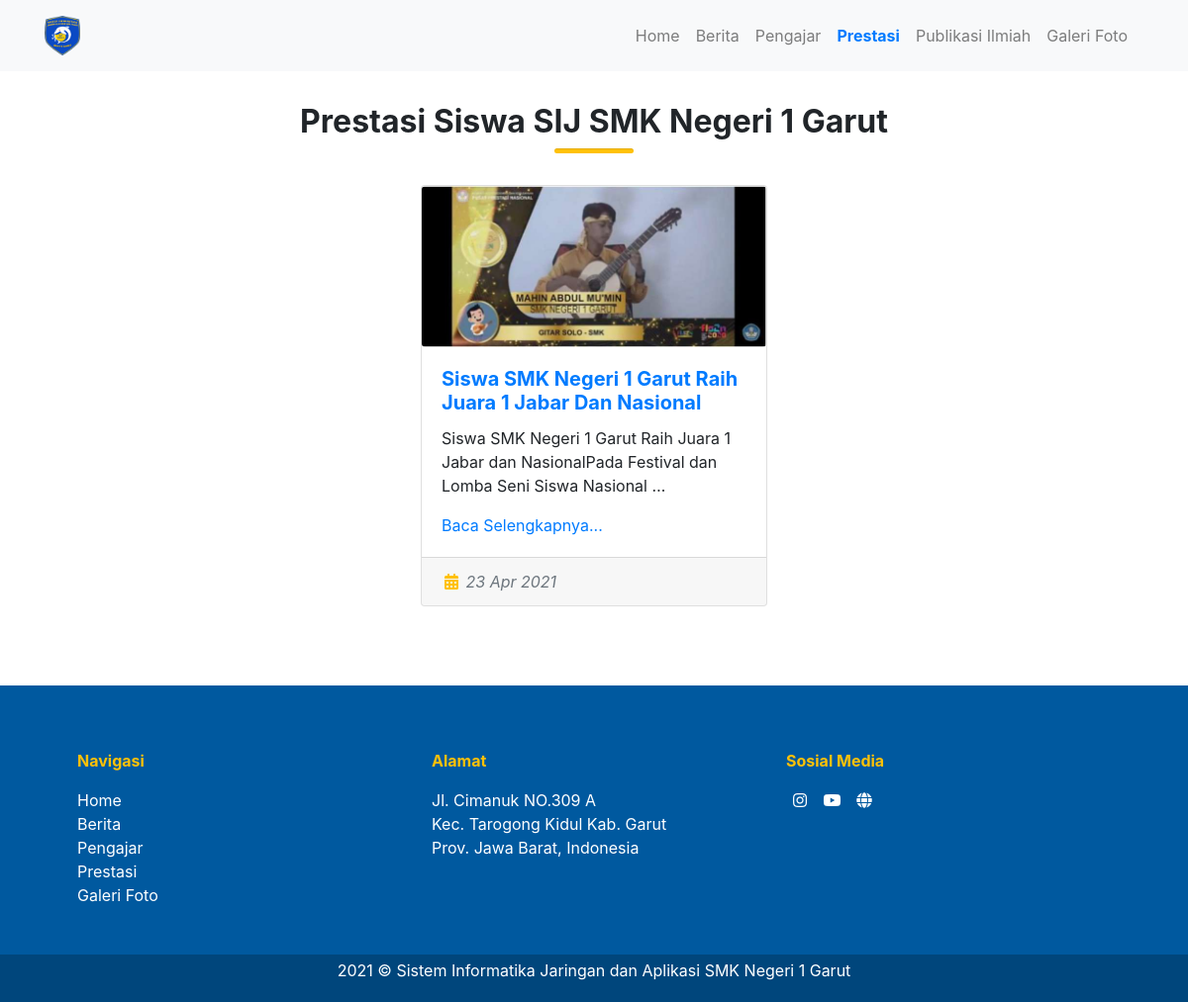
Screenshot of /index.php/prestasi with the database file from the repository.
### tables this page shows
CREATE TABLE `prestasi` (
  `id` int(11) NOT NULL,
  `judul` varchar(255) NOT NULL,
  `detail_prestasi` text NOT NULL,
  `foto` varchar(255) DEFAULT NULL,
  `created_at` timestamp NOT NULL DEFAULT current_timestamp(),
  `updated_at` timestamp NULL DEFAULT NULL
);

### application/controllers/Prestasi.php (called while the page is built, shortened)
<?php
class Prestasi extends CI_Controller
{
    public function index()
    {
        $data = [
            'title' => 'Prestasi Website SIJ - SMK Negeri 1 Garut',
            'uriSegment' => $this->uri->segment(1),
            'prestasiAll' => $this->Model_prestasi->getAllPrestasi(),
        ];
        $this->load->view('frontend/templates/header', $data);
        $this->load->view('frontend/templates/navbar', $data);
        $this->load->view('frontend/prestasi_index', $data);
        $this->load->view('frontend/templates/footer', $data);
    }
}

### index.php (called while the page is built, shortened)
<?php
require_once BASEPATH.'core/CodeIgniter.php';

### application/models/Model_prestasi.php (called while the page is built, shortened)
<?php
class Model_prestasi extends CI_Model
{
    public function getAllPrestasi()
    {
        return $this->db->get('prestasi')->result_array();
    }
}

### application/views/frontend/prestasi_index.php (the view)
<section id="prestasi">
    <div class="container">
        <div class="row my-3">
            <div class="col py-3 text-center">
                <h2 class="font-weight-bolder">Prestasi Siswa SIJ SMK Negeri 1 Garut</h2>
                <hr class="bg-warning m-auto rounded" style="height: 4px; width: 80px;">
            </div>
        </div>
        <div class="row justify-content-center">
            <?php foreach ($prestasiAll as $prestasi) : ?>
                <div class="col-lg-4 col-md-6 col-sm-12 mb-3">
                    <div class="card mb-5">
                        <?php if (is_null($prestasi['foto'])) : ?>
                            <img src="<?= base_url(); ?>assets/backend/img/default-no-image.png" class="w-100 img-fluid rounded" width="350" height="280">
                        <?php else : ?>
                            <img src="<?= base_url(); ?>uploads/prestasi/<?= $prestasi['foto']; ?>" class="w-100 img-fluid rounded" width="350" height="280">
                        <?php endif; ?>
                        <div class="card-body">
                            <h5 class="card-title font-weight-bolder"><a href="<?= base_url(); ?>prestasi/detail_prestasi/<?= $prestasi['id']; ?>" class="text-decoration-none"><?= $prestasi['judul']; ?></a></h5>
                            <p class="card-text">
                                <?= ellipsize($prestasi['detail_prestasi'], 100); ?>
                            </p>
                            <a href="<?= base_url(); ?>prestasi/detail_prestasi/<?= $prestasi['id']; ?>" class="card-link">Baca Selengkapnya...</a>
                        </div>
                        <div class="card-footer">
                            <div class="row">
                                <div class="col-12">
                                    <i class="fas fa-fw fa-calendar-alt text-warning"></i>
                                    <p class="d-inline text-muted font-italic"><?= date("d M Y", strtotime($prestasi['created_at'])); ?></p>
                                </div>
                            </div>
                        </div>
                    </div>
                </div>
            <?php endforeach; ?>
        </div>
    </div>
</section>

### rows the page displays
prestasi: foto (picture), judul "Siswa SMK Negeri 1 Garut Raih Juara 1 Jabar Dan Nasional", detail_prestasi "Siswa SMK Negeri 1 Garut Raih Juara 1 Jabar dan NasionalPada Festival dan Lomba Seni Siswa Nasional …", created_at "23 Apr 2021"
